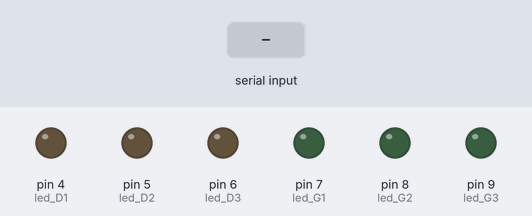
A sketch run on a simulated Arduino Uno, built with avr-gcc and run on an emulated ATmega328P. Shown: output pins drawn as LEDs (lit = HIGH). Dashed ring = blinking. The inputs (shaded band) are chosen by the test bench.

Above: at 1.2 s.
1.3 s: "w" received over the second serial link
At 1.7 s:
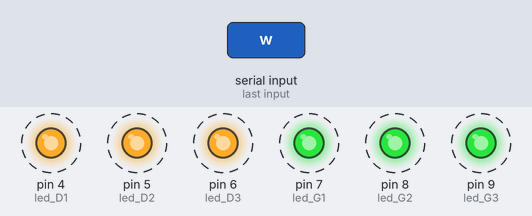
4.3 s: "g" received over the second serial link
At 4.7 s:
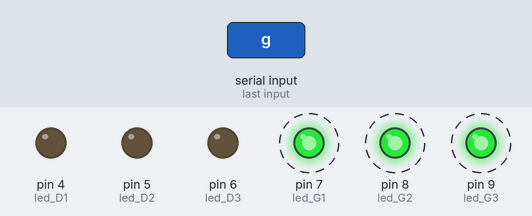
7.3 s: "d" received over the second serial link
At 7.7 s:
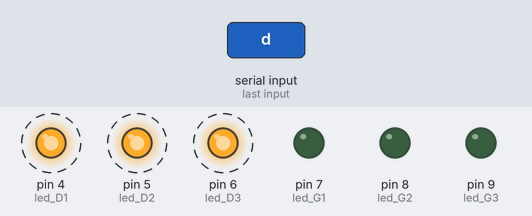
10.3 s: "e" received over the second serial link
At 10.9 s:
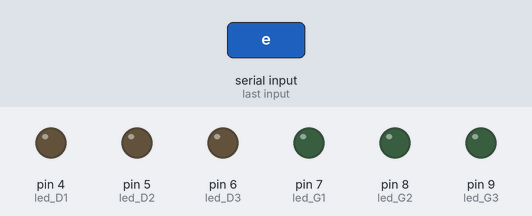
Timing chart, 0 to 12.8 s (numbered marks = the images above; inputs shaded):
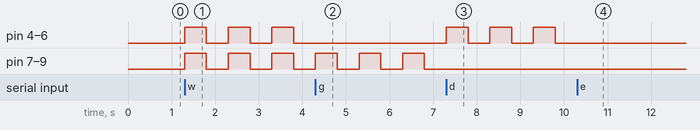

The sketch:

Clignotants_hc06.ino
```cpp
#include <SoftwareSerial.h>
SoftwareSerial hc06(10,11);

const int led_D1=4;
const int led_D2=5;
const int led_D3=6;

const int led_G1=7;
const int led_G2=8;
const int led_G3=9;

char message = "";
char clignotant = "";


void setup() {

  pinMode(led_D1,OUTPUT);
  pinMode(led_D2,OUTPUT);
  pinMode(led_D3,OUTPUT);
  pinMode(led_G1,OUTPUT);
  pinMode(led_G2,OUTPUT);
  pinMode(led_G3,OUTPUT);

  Serial.begin(9600);
  hc06.begin(38400);

}


void loop() {

  if(hc06.available()){
    message = hc06.read();
  }


  if(message == 'e'){
    clignotant = 'e';
  }

  else if(message == 'w'){
    clignotant = 'w';
  }

  else if(message == 'g'){
    clignotant = 'g';
  }

  else if(message == 'd'){
    clignotant = 'd';
  }


  if(clignotant=='e'){
    digitalWrite(led_D1,LOW);
    digitalWrite(led_D2,LOW);
    digitalWrite(led_D3,LOW);
    digitalWrite(led_G1,LOW);
    digitalWrite(led_G2,LOW);
    digitalWrite(led_G3,LOW);
  }

  else if(clignotant=='w'){
    digitalWrite(led_D1,HIGH);
    digitalWrite(led_D2,HIGH);
    digitalWrite(led_D3,HIGH);
    digitalWrite(led_G1,HIGH);
    digitalWrite(led_G2,HIGH);
    digitalWrite(led_G3,HIGH);
    delay(500);
    digitalWrite(led_D1,LOW);
    digitalWrite(led_D2,LOW);
    digitalWrite(led_D3,LOW);
    digitalWrite(led_G1,LOW);
    digitalWrite(led_G2,LOW);
    digitalWrite(led_G3,LOW);
    delay(500);
  }

  else if(clignotant=='g'){
    digitalWrite(led_D1,LOW);
    digitalWrite(led_D2,LOW);
    digitalWrite(led_D3,LOW);
    digitalWrite(led_G1,HIGH);
    digitalWrite(led_G2,HIGH);
    digitalWrite(led_G3,HIGH);
    delay(500);
    digitalWrite(led_G1,LOW);
    digitalWrite(led_G2,LOW);
    digitalWrite(led_G3,LOW);
    delay(500);
  }

  else if(clignotant=='d'){
    digitalWrite(led_G1,LOW);
    digitalWrite(led_G2,LOW);
    digitalWrite(led_G3,LOW);
    digitalWrite(led_D1,HIGH);
    digitalWrite(led_D2,HIGH);
    digitalWrite(led_D3,HIGH);
    delay(500);
    digitalWrite(led_D1,LOW);
    digitalWrite(led_D2,LOW);
    digitalWrite(led_D3,LOW);
    delay(500);
  }


}
```

Measured:
- after the input at 1.3 s, pin 4 (led_D1), pin 5 (led_D2), pin 6 (led_D3), pin 7 (led_G1), pin 8 (led_G2), pin 9 (led_G3): alternates HIGH for 0.50 s and LOW for 0.50 s, starting at once
- after the input at 4.3 s, pin 4 (led_D1), pin 5 (led_D2), pin 6 (led_D3): stops changing and stays LOW
- after the input at 7.3 s, pin 4 (led_D1), pin 5 (led_D2), pin 6 (led_D3): alternates HIGH for 0.50 s and LOW for 0.50 s, starting at once; pin 7 (led_G1), pin 8 (led_G2), pin 9 (led_G3): stops changing and stays LOW
- after the input at 10.3 s, pin 4 (led_D1), pin 5 (led_D2), pin 6 (led_D3): stops changing and stays LOW
